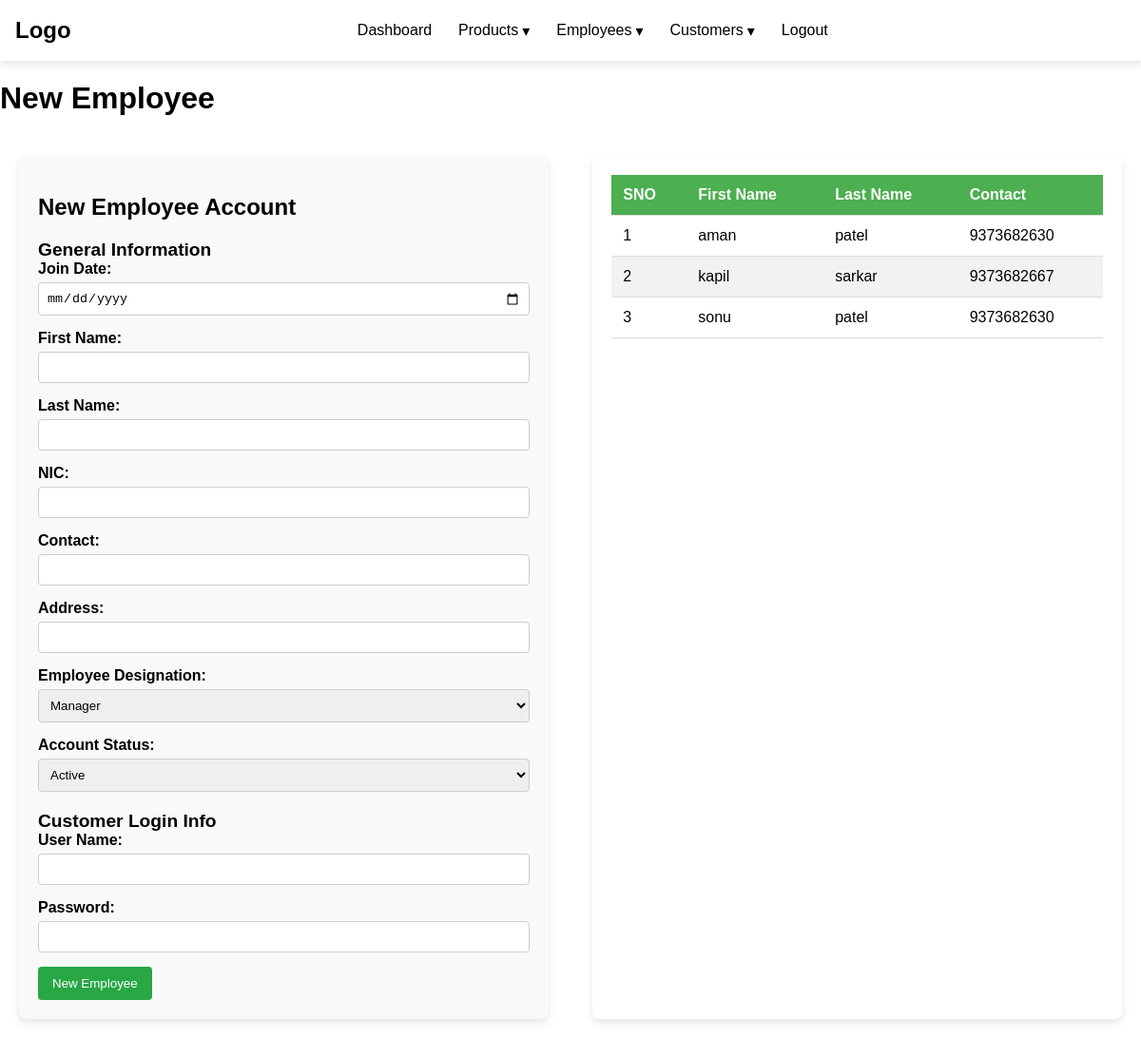
The page /employee on the database as committed earlier.
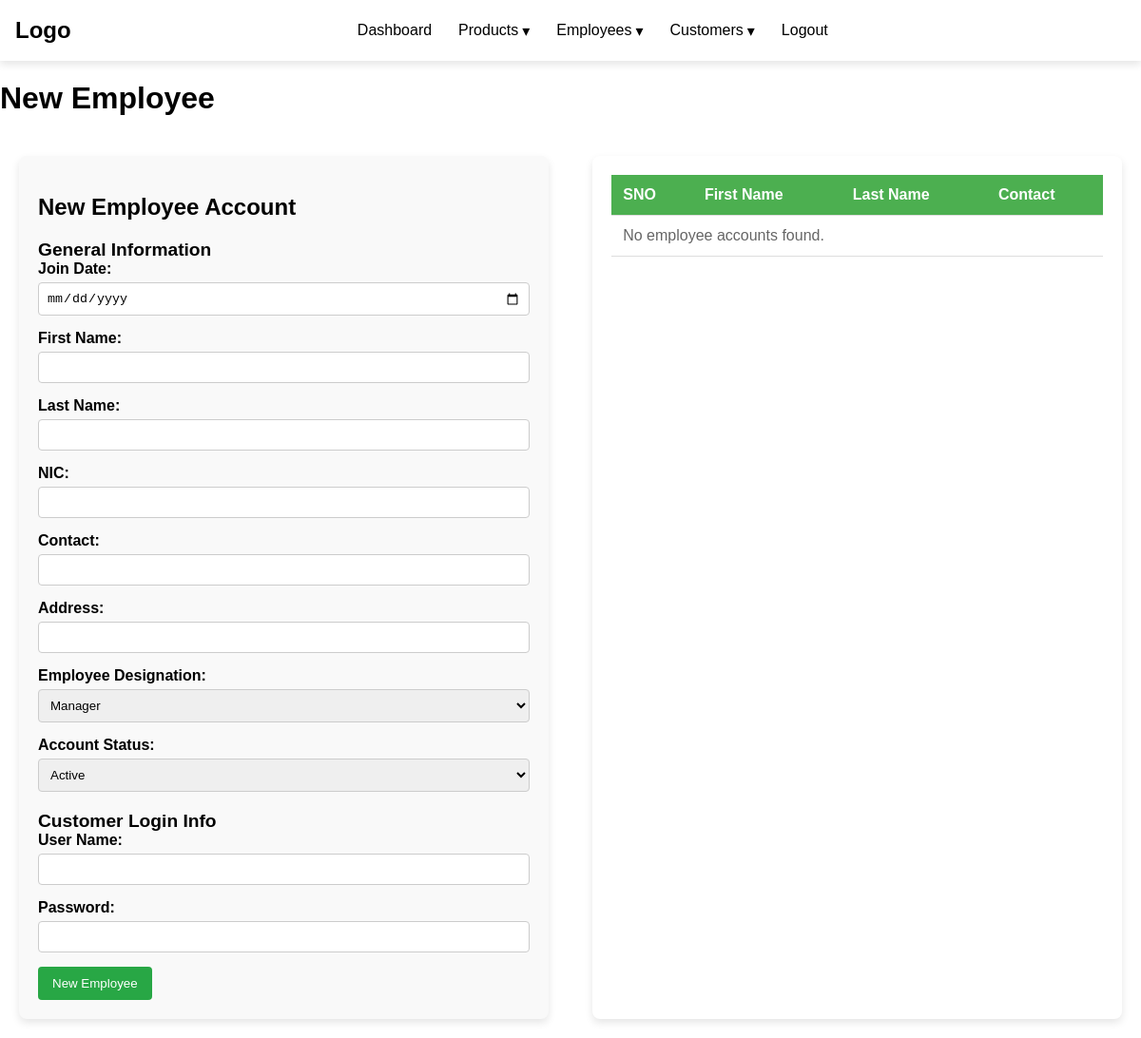
The same page on the database as committed later.
### tables this page shows
CREATE TABLE employees (
        emp_id INTEGER PRIMARY KEY AUTOINCREMENT,     
        join_date TEXT NOT NULL,                      
        first_name TEXT NOT NULL,                    
        last_name TEXT NOT NULL,                 
        nic TEXT NOT NULL,                           
        contact TEXT NOT NULL,                       
        address TEXT NOT NULL,                 
        designation TEXT NOT NULL,                    
        account_status TEXT NOT NULL,             
        username TEXT NOT NULL UNIQUE,               
        password TEXT NOT NULL,                      
        location_id INTEGER,                          
        product_id INTEGER,                          

        FOREIGN KEY (location_id) REFERENCES locations(id), 
        FOREIGN KEY (product_id) REFERENCES products(p_id)        
    );

### app.py (the view)
@app.route('/employee', methods=["GET","POST"])
def employee():
    if request.method=="POST":
        add_employee(request)
    employees=get_employees()
    return render_template('createEmployee.html', employees=employees)

### employees.py (called while the page is built)
def get_employees():
    conn = sqlite3.connect('db.db')
    cursor = conn.cursor()
    try:
        cursor.execute('''
            SELECT emp_id, join_date, first_name, last_name, nic, contact, address,
                designation, account_status, username, location_id, product_id
            FROM employees
        ''')
        employees = cursor.fetchall()
        conn.close()
        return employees
    except:
        pass

### templates/createEmployee.html (shortened to what this page needs)
{% extends "base.html" %}
{% block content %}
<!DOCTYPE html>
<html lang="en">
<head>
</head>
<body>
    <h1>New Employee</h1>
    <div class="employee-container">
        <div class="employee-form-container">
            <form method="POST" action="/employee" class="employee-form">
                <h2>New Employee Account</h2>
                <div class="section-header">General Information</div>
                <div class="form-group">
                    <label for="join_date">Join Date:</label>
                    <input type="date" id="join_date" name="join_date" required>
                </div>
                <div class="form-group">
                    <label for="first_name">First Name:</label>
                    <input type="text" id="first_name" name="first_name" required>
                </div>
                <div class="form-group">
                    <label for="last_name">Last Name:</label>
                    <input type="text" id="last_name" name="last_name" required>
                </div>
                <div class="form-group">
                    <label for="nic">NIC:</label>
                    <input type="number" id="nic" name="nic" required>
                </div>
                <div class="form-group">
                    <label for="contact">Contact:</label>
                    <input type="text" id="contact" name="contact" required>
                </div>
                <div class="form-group">
                    <label for="address">Address:</label>
                    <input type="text" id="address" name="address" required>
                </div>
                <div class="form-group">
                    <label for="designation">Employee Designation:</label>
                    <select id="designation" name="designation" required>
                        <option value="Manager">Manager</option>
                    </select>
                </div>
                <div class="form-group">
                    <label for="account_status">Account Status:</label>
                    <select id="account_status" name="account_status" required>
                        <option value="active">Active</option>
                    </select>
                </div>
                <div class="section-header">Customer Login Info</div>
                <div class="form-group">
                    <label for="username">User Name:</label>
                    <input type="text" id="username" name="username" required>
                </div>
                <div class="form-group">
                    <label for="password">Password:</label>
                    <input type="text" id="password" name="password" required>
                </div>
                <div class="form-actions">
                    <button type="submit" class="btn">New Employee</button>
                </div>
            </form>
            <div class="employee-accounts">
                <table class="employee-table">
                    <thead>
                        <tr>
                            <th>SNO</th>
                            <th>First Name</th>
                            <th>Last Name</th>
                            <th>Contact</th>
                        </tr>
                    </thead>
                    <tbody id="employee-table-body">
                        {% if employees %}
                            {% for employee in employees %}
                                <tr id="trr">
                                    <td>{{ employee[0] }}</td>
                                    <td class="first-name">{{ employee[2] }}</td>
                                    <td class="last-name">{{ employee[3] }}</td>
                                    <td>{{ employee[5] }}</td>
                                </tr>
                            {% endfor %}
                        {% else %}
                            <tr>
                                <td colspan="4" class="center">No employee accounts found.</td>
                            </tr>
                        {% endif %}
                    </tbody>
                </table>
            </div>
        </div>
    </div>
</body>
</html>
{% endblock content %}

### templates/base.html (shortened to what this page needs)
<!DOCTYPE html>
<html lang="en">
<head>
</head>
<body>
  <nav class="navbar">
    <div class="container">
      <div class="navbar-logo">
        <a href="/" class="logo-text">Logo</a>
      </div>
      <div class="navbar-links">
        <div class="dropdown">
          <button class="dropbtn"><a href="{{ url_for('index') }}">Dashboard</a></span></button>
        </div>
        <div class="dropdown">
          <button class="dropbtn">Products <span>&#9662;</span></button>
        </div>
        <div class="dropdown">
          <button class="dropbtn">Employees<span>&#9662;</span></button>
        </div>
        <div class="dropdown">
          <button class="dropbtn">Customers<span>&#9662;</span></button>
        </div>
        <div class="dropdown">
          <button class="dropbtn"><a href="{{ url_for('logout') }}">Logout</a></span></button>
        </div>
      </div>
      <div class="navbar-account">
        <button class="account-btn">{{session['name']}}</button>
      </div>
    </div>
  </nav>
  {% block content %}
  {% endblock content %}
</body>
</html>

### templates/base.html (style rules this page uses)
* { box-sizing: border-box; }
body { font-family: Arial, sans-serif; margin: 0; }
.navbar { background-color: white; box-shadow: 0 4px 8px rgba(0, 0, 0, 0.1); }
.navbar a { text-decoration: none; color: black; }
.container { max-width: 1200px; margin: 0 auto; padding: 0 16px; display: flex; align-items: center; justify-content: space-between; height: 64px; }
.logo-text { font-size: 24px; font-weight: bold; color: #333; text-decoration: none; }
.navbar-links { display: none; gap: 16px; }
.dropdown { position: relative; }
.dropbtn { background: none; border: none; font-size: 16px; cursor: pointer; display: flex; align-items: center; }
.dropbtn span { margin-left: 4px; }
.navbar-account { display: none; }
.account-btn { background: none; border: none; font-size: 16px; cursor: pointer; }
@media (min-width: 768px) { .navbar-links { display: flex; } }
@media (min-width: 768px) { .navbar-account { display: flex; } }

### templates/createEmployee.html (style rules this page uses)
.employee-container { display: flex; justify-content: space-between; padding: 20px; }
.employee-form-container { display: flex; justify-content: space-between; width: 100%; }
.employee-form { width: 48%; padding: 20px; background-color: #f9f9f9; border-radius: 8px; box-shadow: 0 4px 8px rgba(0, 0, 0, 0.1); }
.section-header { font-size: 1.2em; font-weight: bold; margin-top: 20px; }
.form-group { margin-bottom: 15px; }
label { display: block; font-weight: bold; margin-bottom: 5px; }
input, select { width: 100%; padding: 8px; border-radius: 4px; border: 1px solid #ccc; }
.btn { background-color: #28a745; color: white; padding: 10px 15px; border: none; border-radius: 4px; cursor: pointer; }
.employee-accounts { width: 48%; background-color: #ffffff; padding: 20px; border-radius: 8px; box-shadow: 0 4px 8px rgba(0, 0, 0, 0.1); }
.employee-table { width: 100%; border-collapse: collapse; }
.employee-table th, .employee-table td { padding: 12px; text-align: left; border-bottom: 1px solid #ddd; }
.employee-table th { background-color: #4CAF50; color: white; }
.center { text-align: center; color: #666; }

Rows that differ between the two databases and show on the page:
removed employees: emp_id "1", first_name "aman", last_name "patel", contact "9373682630"
removed employees: emp_id "2", first_name "kapil", last_name "sarkar", contact "9373682667"
removed employees: emp_id "3", first_name "sonu", last_name "patel", contact "9373682630"
Other text that changed with them:
text now shown: "No employee accounts found."
